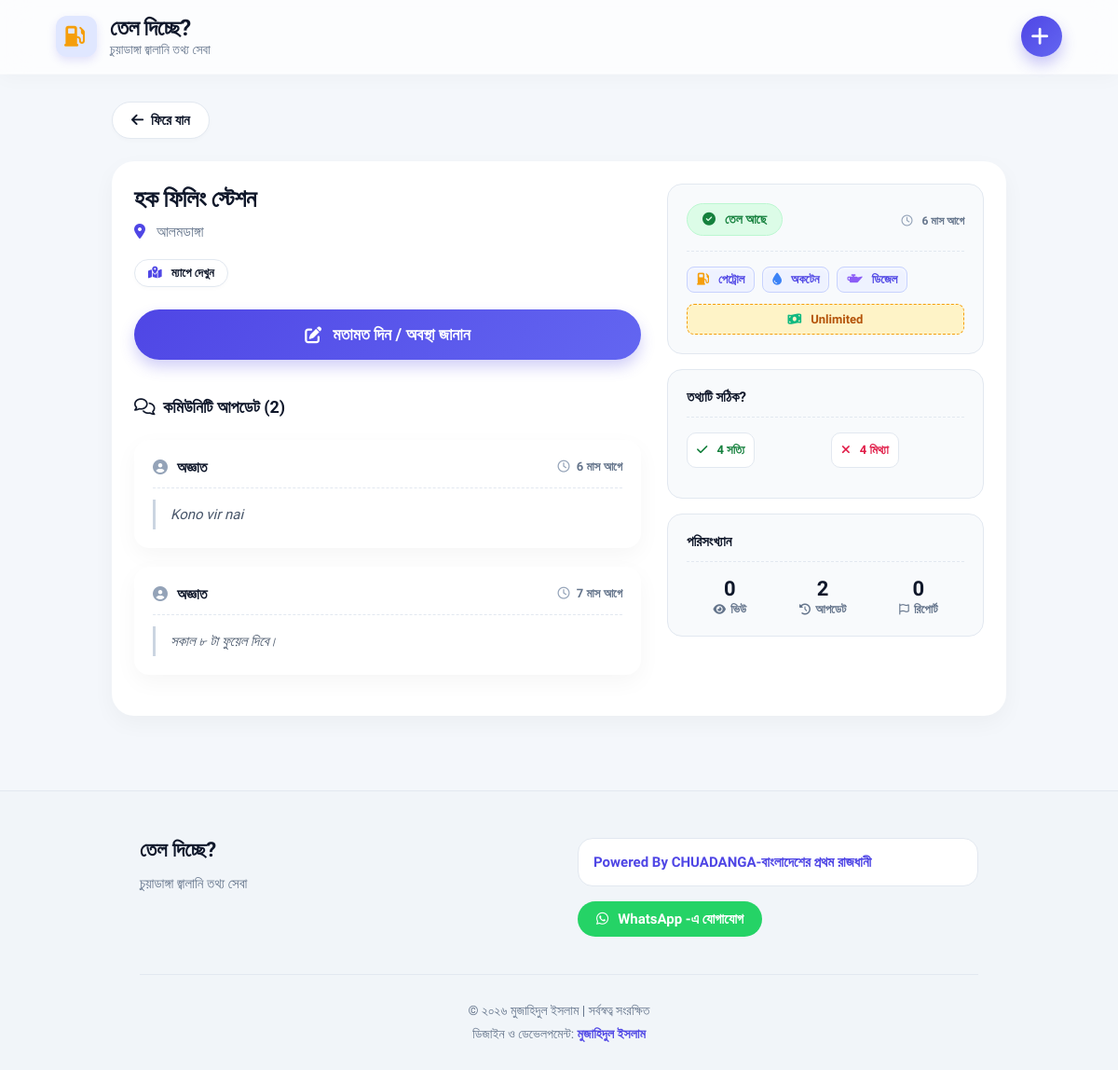
Before: /details.php?id=13 with the older database file.
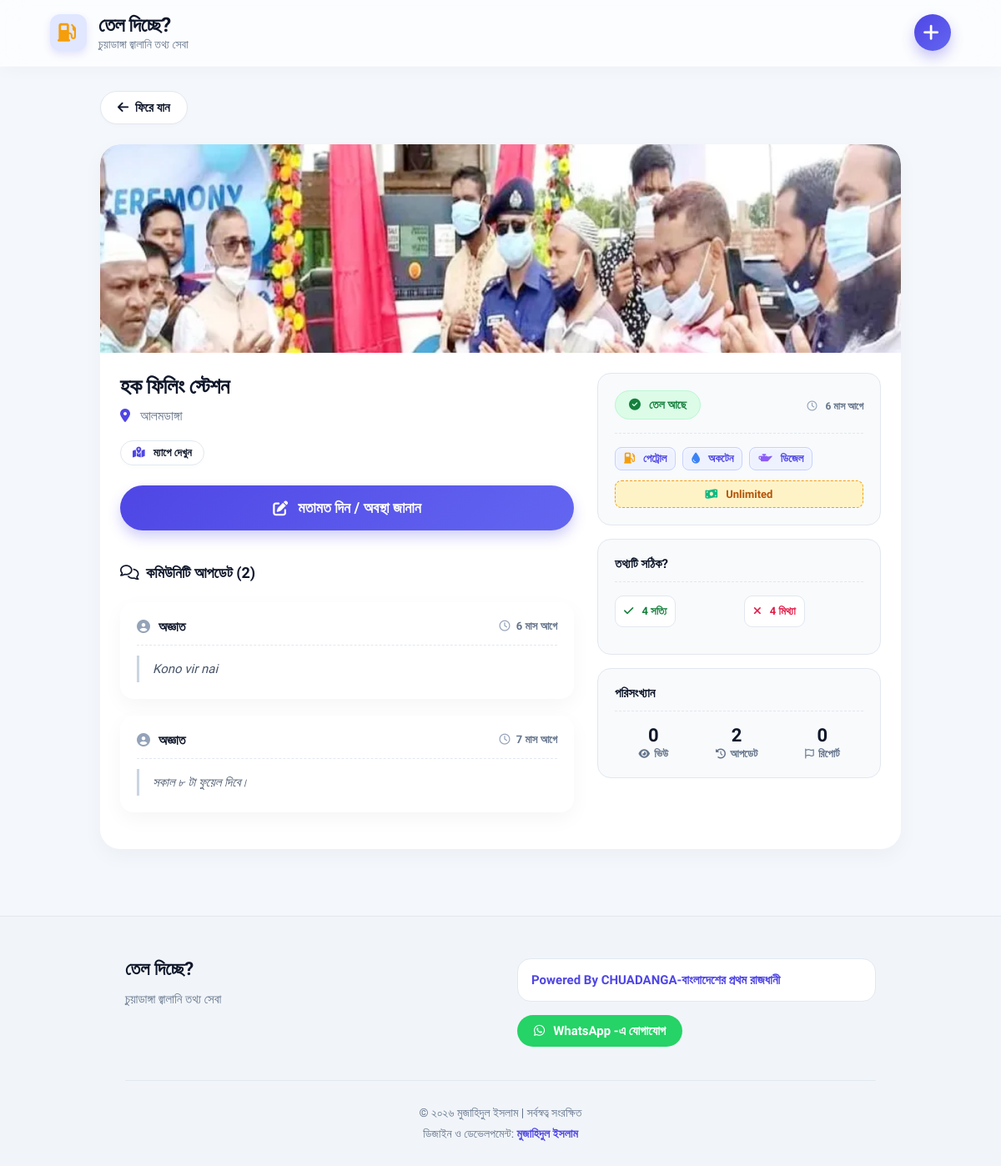
After: the same page with the newer database file.
### tables this page shows
CREATE TABLE IF NOT EXISTS `settings` (
    `id` INT PRIMARY KEY DEFAULT 1,
    `ip_restriction` TINYINT(1) DEFAULT 1,
    `daily_vote_limit` INT DEFAULT 5,
    `daily_comment_limit` INT DEFAULT 5,
    `site_name` VARCHAR(100) DEFAULT 'তেল দিচ্ছে?',
    `site_desc` VARCHAR(255) DEFAULT 'চুয়াডাঙ্গা জ্বালানি তথ্য সেবা',
    `contact_email` VARCHAR(100) DEFAULT '',
    `copyright_year` VARCHAR(20) DEFAULT '২০২৬',
    `creator_name` VARCHAR(100) DEFAULT 'মুজাহিদুল ইসলাম',
    `facebook_link` VARCHAR(255) DEFAULT '',
    `promo_text` VARCHAR(255) DEFAULT 'Powered By CHUADANGA-বাংলাদেশের প্রথম রাজধানী',
    `promo_link` VARCHAR(255) DEFAULT 'https://www.facebook.com/groups/cdbpr',
    `total_visits` INT DEFAULT 0
);

CREATE TABLE IF NOT EXISTS `pumps` (
    `id` INT AUTO_INCREMENT PRIMARY KEY,
    `name` VARCHAR(255) NOT NULL,
    `address` VARCHAR(255) NOT NULL,
    `has_fuel` TINYINT(1) DEFAULT 1,
    `petrol` TINYINT(1) DEFAULT 0,
    `octane` TINYINT(1) DEFAULT 0,
    `diesel` TINYINT(1) DEFAULT 0,
    `fuel_limit` VARCHAR(100) DEFAULT NULL,
    `map_link` TEXT DEFAULT NULL,
    `phone` VARCHAR(50) DEFAULT NULL,
    `image_path` VARCHAR(255) DEFAULT NULL,
    `added_by` VARCHAR(100) DEFAULT NULL,
    `likes` INT DEFAULT 0,
    `dislikes` INT DEFAULT 0,
    `report_count` INT DEFAULT 0,
    `view_count` INT DEFAULT 0,
    `last_updated` TIMESTAMP DEFAULT CURRENT_TIMESTAMP ON UPDATE CURRENT_TIMESTAMP
);

CREATE TABLE IF NOT EXISTS `comments` (
    `id` INT AUTO_INCREMENT PRIMARY KEY,
    `pump_id` INT NOT NULL,
    `ip_address` VARCHAR(45) NOT NULL,
    `author` VARCHAR(100) DEFAULT 'অজ্ঞাত',
    `comment_text` TEXT DEFAULT NULL,
    `image_path` VARCHAR(255) DEFAULT NULL,
    `created_at` TIMESTAMP DEFAULT CURRENT_TIMESTAMP,
    CONSTRAINT `fk_comments_pump` FOREIGN KEY (`pump_id`) REFERENCES `pumps` (`id`) ON DELETE CASCADE
);

### details.php (the view, shortened to what this page needs)
<?php
require_once 'db.php';
if (!function_exists('time_elapsed_string')) {
function time_elapsed_string($datetime, $full = false) {
    try {
        $now = new DateTime('now', new DateTimeZone('Asia/Dhaka'));
        $ago = new DateTime($datetime, new DateTimeZone('Asia/Dhaka'));
    } catch (Exception $e) {
        return 'কিছুক্ষণ আগে';
    }
    $diff = $now->diff($ago);
    $weeks = (int)floor($diff->d / 7);
    $days = $diff->d - ($weeks * 7);
    $string = [
        'y' => $diff->y ? $diff->y . ' বছর' : '',
        'm' => $diff->m ? $diff->m . ' মাস' : '',
        'w' => $weeks ? $weeks . ' সপ্তাহ' : '',
        'd' => $days ? $days . ' দিন' : '',
        'h' => $diff->h ? $diff->h . ' ঘণ্টা' : '',
        'i' => $diff->i ? $diff->i . ' মিনিট' : '',
        's' => $diff->s ? $diff->s . ' সেকেন্ড' : '',
    ];
    $string = array_filter($string);
    if (!$full) {
        $string = array_slice($string, 0, 1);
    }
    return !empty($string) ? reset($string) . ' আগে' : 'এইমাত্র';
}
}
$pump_id = (int)$_GET['id'];
$stmt = $pdo->prepare("SELECT * FROM pumps WHERE id = ?");
$stmt->execute([$pump_id]);
$pump = $stmt->fetch(PDO::FETCH_ASSOC);
if (!isset($_SESSION['viewed_pumps']) || !in_array($pump_id, $_SESSION['viewed_pumps'])) {
    try {
        $pdo->prepare("UPDATE pumps SET view_count = view_count + 1 WHERE id = ?")->execute([$pump_id]);
    } catch (Exception $e) {}
}
$stmtSet = $pdo->query("SELECT * FROM settings WHERE id = 1");
$settings = $stmtSet->fetch(PDO::FETCH_ASSOC) ?: [];
$stmtComments = $pdo->prepare("SELECT * FROM comments WHERE pump_id = ? ORDER BY created_at DESC");
$stmtComments->execute([$pump_id]);
$comments = $stmtComments->fetchAll(PDO::FETCH_ASSOC);
$total_reports = $pump['report_count'] ?? 0;
$total_updates = count($comments);
require_once 'header.php';
?>
<div class="main-container">
    <a href="./" class="back-btn mb-4"><i class="fa-solid fa-arrow-left"></i> ফিরে যান</a>
    <div class="details-card">
        <?php if (!empty($pump['image_path'])): ?>
            <div class="details-image-wrapper">
                <img src="<?= htmlspecialchars($pump['image_path']) ?>" alt="Pump" class="pump-thumb" onerror="this.parentElement.style.display='none';">
            </div>
        <?php endif; ?>
        <div class="details-grid-compact">
            <div class="details-main-info">
                <h1 class="details-title"><?= htmlspecialchars($pump['name']) ?></h1>
                <p class="details-address"><i class="fa-solid fa-location-dot"></i><?= htmlspecialchars($pump['address']) ?></p>
                <div class="contact-links-row" style="margin-top: 20px; margin-bottom: 24px;">
                    <?php if (!empty($pump['map_link'])): ?><a href="<?= htmlspecialchars($pump['map_link']) ?>" target="_blank" rel="noopener noreferrer" class="contact-pill"><i class="fa-solid fa-map-location-dot"></i> ম্যাপে দেখুন</a><?php endif; ?>
                </div>
                <button class="btn-submit update-btn open-update-modal" style="width: 100%; padding: 16px; font-size: 18px; flex: unset;" data-id="<?= $pump['id'] ?>" data-name="<?= htmlspecialchars($pump['name']) ?>" data-has-fuel="<?= $pump['has_fuel'] ? '1' : '0' ?>" data-petrol="<?= $pump['petrol'] ? '1' : '0' ?>" data-octane="<?= $pump['octane'] ? '1' : '0' ?>" data-diesel="<?= $pump['diesel'] ? '1' : '0' ?>" data-fuel-limit="<?= htmlspecialchars($pump['fuel_limit'] ?? '') ?>">
                    <i class="fa-solid fa-pen-to-square"></i> মতামত দিন / অবস্থা জানান
                </button>
                <div class="comments-section" style="margin-top: 40px;">
                    <h3 class="section-title" style="margin-bottom: 24px; font-size: 18px;"><i class="fa-regular fa-comments"></i> কমিউনিটি আপডেট (<?= $total_updates ?>)</h3>
                    <?php if (count($comments) > 0): ?>
                        <?php foreach($comments as $c): ?>
                            <div class="community-card" style="padding: 20px;">
                                <div class="community-card-header" style="padding-bottom: 12px; margin-bottom: 12px;">
                                    <div class="community-author"><i class="fa-solid fa-user-circle"></i> <?= htmlspecialchars($c['author'] ?: 'অজ্ঞাত') ?></div>
                                    <div class="community-time"><i class="fa-regular fa-clock"></i> <?= time_elapsed_string($c['created_at']) ?></div>
                                </div>
                                <?php if(!empty($c['comment_text'])): ?>
                                    <div class="community-text"><?= nl2br(htmlspecialchars($c['comment_text'])) ?></div>
                                <?php endif; ?>
                            </div>
                        <?php endforeach; ?>
                    <?php else: ?>
                        <div class="empty-state" style="display: block; padding: 40px 20px; background: #f8fafc; border-style: solid;">
                            <p>এখনো কোনো আপডেট দেওয়া হয়নি।</p>
                        </div>
                    <?php endif; ?>
                </div>
            </div>
            <div class="details-status-info">
                <div class="details-widget-box">
                    <div class="widget-header">
                        <?php if ($pump['has_fuel']): ?><span class="status-badge status-yes"><i class="fa-solid fa-circle-check"></i> তেল আছে</span><?php else: ?><span class="status-badge status-no"><i class="fa-solid fa-circle-xmark"></i> তেল নেই</span><?php endif; ?>
                        <div class="details-meta"><span class="meta-item"><i class="fa-regular fa-clock"></i> <strong><?= time_elapsed_string($pump['last_updated']) ?></strong></span></div>
                    </div>
                    <div class="fuel-grid justify-start" style="padding-top: 16px; border-top: 1px dashed var(--border);">
                        <?php if ($pump['petrol']): ?><span class="fuel-item active"><i class="fa-solid fa-gas-pump"></i> পেট্রোল</span><?php endif; ?>
                        <?php if ($pump['octane']): ?><span class="fuel-item active"><i class="fa-solid fa-droplet"></i> অকটেন</span><?php endif; ?>
                        <?php if ($pump['diesel']): ?><span class="fuel-item active"><i class="fa-solid fa-oil-can"></i> ডিজেল</span><?php endif; ?>
                    </div>
                    <?php if (!empty($pump['fuel_limit'])): ?>
                        <?php $limit_val = trim($pump['fuel_limit']); $limit_display = is_numeric($limit_val) ? $limit_val . ' টাকার' : $limit_val; ?>
                        <div class="limit-badge" style="margin-top: 12px; width: 100%; text-align: center; padding: 8px; justify-content: center;"><i class="fa-solid fa-money-bill-wave"></i> <span><?= htmlspecialchars($limit_display) ?></span></div>
                    <?php endif; ?>
                </div>
                <div class="details-widget-box">
                    <h3 class="widget-title">তথ্যটি সঠিক?</h3>
                    <div class="feedback-actions" style="gap: 12px;">
                        <form method="POST" style="margin: 0; flex: 1;"><button type="submit" class="vote-btn vote-like" style="padding: 10px;" title="এই তথ্যটি সঠিক"><i class="fa-solid fa-check"></i> <span><?= $pump['likes'] ?? 0 ?> সত্যি</span></button></form>
                        <form method="POST" style="margin: 0; flex: 1;"><button type="submit" class="vote-btn vote-dislike" style="padding: 10px;" title="এই তথ্যটি মিথ্যা"><i class="fa-solid fa-times"></i> <span><?= $pump['dislikes'] ?? 0 ?> মিথ্যা</span></button></form>
                    </div>
                </div>
                <div class="details-widget-box">
                    <h3 class="widget-title">পরিসংখ্যান</h3>
                    <div class="compact-stats">
                        <div class="compact-stat-item"><span><?= $pump['view_count'] ?? 0 ?></span><i class="fa-solid fa-eye"></i> ভিউ</div>
                        <div class="compact-stat-item"><span><?= $total_updates ?></span><i class="fa-solid fa-clock-rotate-left"></i> আপডেট</div>
                        <div class="compact-stat-item"><span><?= $total_reports ?></span><i class="fa-regular fa-flag"></i> রিপোর্ট</div>
                    </div>
                </div>
            </div>
        </div>
    </div>
</div>
<?php require_once 'footer.php'; ?>

### header.php (shortened to what this page needs)
<!DOCTYPE html>
<html lang="bn">
<head>
    <link rel="stylesheet" href="https://cdnjs.cloudflare.com/ajax/libs/font-awesome/6.4.0/css/all.min.css">
    <link rel="stylesheet" href="style.css?v=<?= time() ?>">
</head>
<body>
<div class="navbar">
    <div class="navbar-brand">
        <div class="nav-icon"><i class="fa-solid fa-gas-pump"></i></div>
        <div>
            <h1><?= htmlspecialchars($settings['site_name'] ?? 'তেল দিচ্ছে?') ?></h1>
            <p><?= htmlspecialchars($settings['site_desc'] ?? 'কোথায় তেল পাওয়া যাচ্ছে জানুন') ?></p>
        </div>
    </div>
    <div class="plus-icon" id="navPlusIcon"><i class="fa-solid fa-plus"></i></div>
</div>

### footer.php (shortened to what this page needs)
<footer class="site-footer">
    <div class="footer-content">
        <div class="footer-left">
            <h3><?= htmlspecialchars($settings['site_name'] ?? 'তেল দিচ্ছে?') ?></h3>
            <p><?= htmlspecialchars($settings['site_desc'] ?? 'চুয়াডাঙ্গা জ্বালানি তথ্য সেবা') ?></p>
        </div>
        <div class="footer-right">
            <?php if (!empty($settings['promo_text'])): ?>
                <div class="promo-box">
                    <?php if (!empty($settings['promo_link'])): ?>
                        <a href="<?= htmlspecialchars($settings['promo_link']) ?>" target="_blank"><?= htmlspecialchars($settings['promo_text']) ?></a>
                    <?php else: ?>
                        <span><?= htmlspecialchars($settings['promo_text']) ?></span>
                    <?php endif; ?>
                </div>
            <?php endif; ?>
            <a href="https://wa.me/8801571432927" target="_blank" class="social-link" style="background:#25D366;color:#fff;border-color:#25D366;display:inline-flex;align-items:center;gap:6px;"><i class="fa-brands fa-whatsapp"></i> WhatsApp -এ যোগাযোগ</a>
        </div>
    </div>
    <div class="footer-bottom">
        <p class="copyright-text">&copy; <?= htmlspecialchars($settings['copyright_year'] ?? '২০২৬') ?> <?= htmlspecialchars($settings['creator_name'] ?? 'মুজাহিদুল ইসলাম') ?> | সর্বস্বত্ব সংরক্ষিত</p>
        <p class="powered-by">ডিজাইন ও ডেভেলপমেন্ট: <strong><?= htmlspecialchars($settings['creator_name'] ?? 'মুজাহিদুল ইসলাম') ?></strong></p>
    </div>
</footer>
</body>
</html>

Changed rows visible on the page:
changed pumps "হক ফিলিং স্টেশন": image_path: picture added
